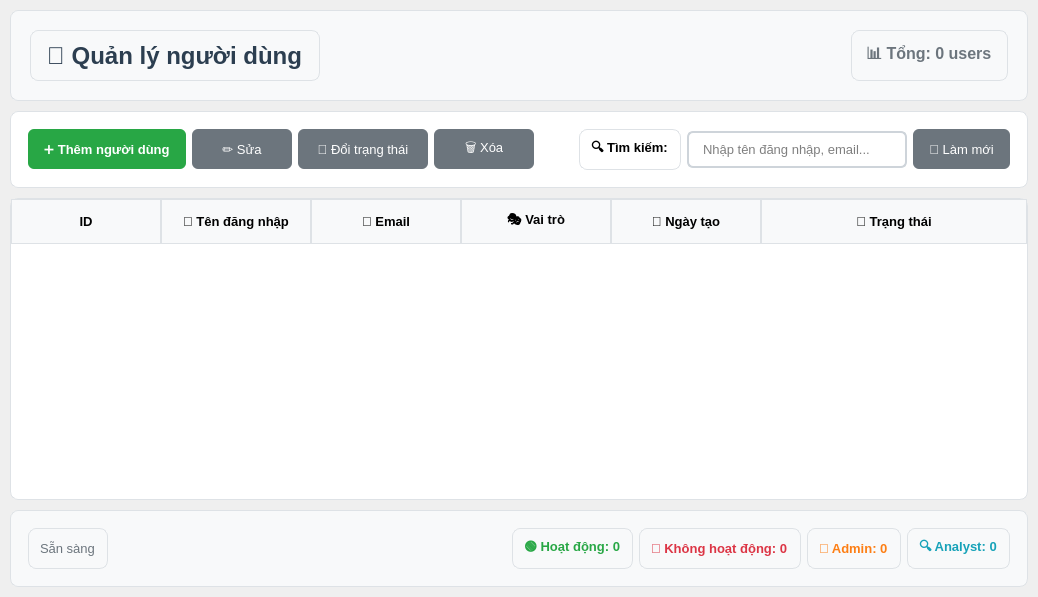
<?xml version="1.0" encoding="UTF-8"?>
<ui version="4.0">
 <class>Form</class>
 <widget class="QWidget" name="Form">
  <property name="geometry">
   <rect>
    <x>0</x>
    <y>0</y>
    <width>1038</width>
    <height>597</height>
   </rect>
  </property>
  <property name="font">
   <font>
    <pointsize>10</pointsize>
   </font>
  </property>
  <property name="windowTitle">
   <string>Quản lý người dùng</string>
  </property>
  <layout class="QVBoxLayout" name="mainLayout">
   <property name="spacing">
    <number>10</number>
   </property>
   <property name="leftMargin">
    <number>10</number>
   </property>
   <property name="topMargin">
    <number>10</number>
   </property>
   <property name="rightMargin">
    <number>10</number>
   </property>
   <property name="bottomMargin">
    <number>10</number>
   </property>
   <item>
    <widget class="QFrame" name="headerFrame">
     <property name="styleSheet">
      <string notr="true">QFrame {
    background-color: #f8f9fa;
    border: 1px solid #dee2e6;
    border-radius: 8px;
    padding: 10px;
}</string>
     </property>
     <property name="frameShape">
      <enum>QFrame::StyledPanel</enum>
     </property>
     <layout class="QHBoxLayout" name="headerLayout">
      <item>
       <widget class="QLabel" name="titleLabel">
        <property name="font">
         <font>
          <pointsize>18</pointsize>
          <weight>75</weight>
          <bold>true</bold>
         </font>
        </property>
        <property name="styleSheet">
         <string notr="true">color: #2c3e50;</string>
        </property>
        <property name="text">
         <string>👥 Quản lý người dùng</string>
        </property>
       </widget>
      </item>
      <item>
       <spacer name="headerSpacer">
        <property name="orientation">
         <enum>Qt::Horizontal</enum>
        </property>
        <property name="sizeHint" stdset="0">
         <size>
          <width>40</width>
          <height>20</height>
         </size>
        </property>
       </spacer>
      </item>
      <item>
       <widget class="QLabel" name="statsLabel">
        <property name="font">
         <font>
          <pointsize>12</pointsize>
          <weight>75</weight>
          <bold>true</bold>
         </font>
        </property>
        <property name="styleSheet">
         <string notr="true">color: #6c757d;</string>
        </property>
        <property name="text">
         <string>📊 Tổng: 0 users</string>
        </property>
       </widget>
      </item>
     </layout>
    </widget>
   </item>
   <item>
    <widget class="QFrame" name="toolbarFrame">
     <property name="styleSheet">
      <string notr="true">QFrame {
    background-color: #ffffff;
    border: 1px solid #dee2e6;
    border-radius: 8px;
    padding: 8px;
}</string>
     </property>
     <property name="frameShape">
      <enum>QFrame::StyledPanel</enum>
     </property>
     <layout class="QHBoxLayout" name="toolbarLayout">
      <item>
       <widget class="QPushButton" name="addUserBtn">
        <property name="minimumSize">
         <size>
          <width>140</width>
          <height>40</height>
         </size>
        </property>
        <property name="font">
         <font>
          <pointsize>10</pointsize>
          <weight>75</weight>
          <bold>true</bold>
         </font>
        </property>
        <property name="styleSheet">
         <string notr="true">QPushButton {
    background-color: #28a745;
    color: white;
    border: none;
    border-radius: 6px;
    padding: 8px 16px;
}
QPushButton:hover {
    background-color: #218838;
}
QPushButton:pressed {
    background-color: #1e7e34;
}</string>
        </property>
        <property name="text">
         <string>➕ Thêm người dùng</string>
        </property>
       </widget>
      </item>
      <item>
       <widget class="QPushButton" name="editUserBtn">
        <property name="enabled">
         <bool>false</bool>
        </property>
        <property name="minimumSize">
         <size>
          <width>100</width>
          <height>40</height>
         </size>
        </property>
        <property name="font">
         <font>
          <pointsize>10</pointsize>
         </font>
        </property>
        <property name="styleSheet">
         <string notr="true">QPushButton {
    background-color: #007bff;
    color: white;
    border: none;
    border-radius: 6px;
    padding: 8px 16px;
}
QPushButton:hover {
    background-color: #0056b3;
}
QPushButton:disabled {
    background-color: #6c757d;
    color: #ffffff;
}</string>
        </property>
        <property name="text">
         <string>✏️ Sửa</string>
        </property>
       </widget>
      </item>
      <item>
       <widget class="QPushButton" name="toggleStatusBtn">
        <property name="enabled">
         <bool>false</bool>
        </property>
        <property name="minimumSize">
         <size>
          <width>130</width>
          <height>40</height>
         </size>
        </property>
        <property name="font">
         <font>
          <pointsize>10</pointsize>
         </font>
        </property>
        <property name="styleSheet">
         <string notr="true">QPushButton {
    background-color: #ffc107;
    color: #212529;
    border: none;
    border-radius: 6px;
    padding: 8px 16px;
}
QPushButton:hover {
    background-color: #e0a800;
}
QPushButton:disabled {
    background-color: #6c757d;
    color: #ffffff;
}</string>
        </property>
        <property name="text">
         <string>🔄 Đổi trạng thái</string>
        </property>
       </widget>
      </item>
      <item>
       <widget class="QPushButton" name="deleteUserBtn">
        <property name="enabled">
         <bool>false</bool>
        </property>
        <property name="minimumSize">
         <size>
          <width>100</width>
          <height>40</height>
         </size>
        </property>
        <property name="font">
         <font>
          <pointsize>10</pointsize>
         </font>
        </property>
        <property name="styleSheet">
         <string notr="true">QPushButton {
    background-color: #dc3545;
    color: white;
    border: none;
    border-radius: 6px;
    padding: 8px 16px;
}
QPushButton:hover {
    background-color: #c82333;
}
QPushButton:disabled {
    background-color: #6c757d;
    color: #ffffff;
}</string>
        </property>
        <property name="text">
         <string>🗑️ Xóa</string>
        </property>
       </widget>
      </item>
      <item>
       <spacer name="toolbarSpacer">
        <property name="orientation">
         <enum>Qt::Horizontal</enum>
        </property>
        <property name="sizeHint" stdset="0">
         <size>
          <width>40</width>
          <height>20</height>
         </size>
        </property>
       </spacer>
      </item>
      <item>
       <widget class="QLabel" name="searchLabel">
        <property name="font">
         <font>
          <pointsize>10</pointsize>
          <weight>75</weight>
          <bold>true</bold>
         </font>
        </property>
        <property name="text">
         <string>🔍 Tìm kiếm:</string>
        </property>
       </widget>
      </item>
      <item>
       <widget class="QLineEdit" name="searchEdit">
        <property name="minimumSize">
         <size>
          <width>220</width>
          <height>35</height>
         </size>
        </property>
        <property name="font">
         <font>
          <pointsize>10</pointsize>
         </font>
        </property>
        <property name="styleSheet">
         <string notr="true">QLineEdit {
    border: 2px solid #ced4da;
    border-radius: 6px;
    padding: 8px 12px;
    background-color: #ffffff;
}
QLineEdit:focus {
    border-color: #007bff;
    outline: none;
}</string>
        </property>
        <property name="placeholderText">
         <string>Nhập tên đăng nhập, email...</string>
        </property>
       </widget>
      </item>
      <item>
       <widget class="QPushButton" name="refreshBtn">
        <property name="minimumSize">
         <size>
          <width>90</width>
          <height>40</height>
         </size>
        </property>
        <property name="font">
         <font>
          <pointsize>10</pointsize>
         </font>
        </property>
        <property name="styleSheet">
         <string notr="true">QPushButton {
    background-color: #6c757d;
    color: white;
    border: none;
    border-radius: 6px;
    padding: 8px 16px;
}
QPushButton:hover {
    background-color: #545b62;
}</string>
        </property>
        <property name="text">
         <string>🔄 Làm mới</string>
        </property>
       </widget>
      </item>
     </layout>
    </widget>
   </item>
   <item>
    <widget class="QTableWidget" name="usersTable">
     <property name="styleSheet">
      <string notr="true">QTableWidget {
    border: 1px solid #dee2e6;
    border-radius: 8px;
    background-color: #ffffff;
    gridline-color: #dee2e6;
}
QTableWidget::item {
    padding: 8px;
    border-bottom: 1px solid #dee2e6;
}
QTableWidget::item:selected {
    background-color: #007bff;
    color: white;
}
QHeaderView::section {
    background-color: #f8f9fa;
    border: 1px solid #dee2e6;
    padding: 8px;
    font-weight: bold;
}</string>
     </property>
     <property name="alternatingRowColors">
      <bool>true</bool>
     </property>
     <property name="selectionBehavior">
      <enum>QAbstractItemView::SelectRows</enum>
     </property>
     <property name="sortingEnabled">
      <bool>true</bool>
     </property>
     <property name="columnCount">
      <number>6</number>
     </property>
     <attribute name="horizontalHeaderCascadingSectionResizes">
      <bool>false</bool>
     </attribute>
     <attribute name="horizontalHeaderDefaultSectionSize">
      <number>150</number>
     </attribute>
     <attribute name="horizontalHeaderStretchLastSection">
      <bool>true</bool>
     </attribute>
     <column>
      <property name="text">
       <string>ID</string>
      </property>
     </column>
     <column>
      <property name="text">
       <string>👤 Tên đăng nhập</string>
      </property>
     </column>
     <column>
      <property name="text">
       <string>📧 Email</string>
      </property>
     </column>
     <column>
      <property name="text">
       <string>🎭 Vai trò</string>
      </property>
     </column>
     <column>
      <property name="text">
       <string>📅 Ngày tạo</string>
      </property>
     </column>
     <column>
      <property name="text">
       <string>🔘 Trạng thái</string>
      </property>
     </column>
    </widget>
   </item>
   <item>
    <widget class="QFrame" name="statusFrame">
     <property name="styleSheet">
      <string notr="true">QFrame {
    background-color: #f8f9fa;
    border: 1px solid #dee2e6;
    border-radius: 8px;
    padding: 8px;
}</string>
     </property>
     <property name="frameShape">
      <enum>QFrame::StyledPanel</enum>
     </property>
     <layout class="QHBoxLayout" name="statusLayout">
      <item>
       <widget class="QLabel" name="statusLabel">
        <property name="font">
         <font>
          <pointsize>10</pointsize>
         </font>
        </property>
        <property name="styleSheet">
         <string notr="true">color: #6c757d;</string>
        </property>
        <property name="text">
         <string>Sẵn sàng</string>
        </property>
       </widget>
      </item>
      <item>
       <spacer name="statusSpacer">
        <property name="orientation">
         <enum>Qt::Horizontal</enum>
        </property>
        <property name="sizeHint" stdset="0">
         <size>
          <width>40</width>
          <height>20</height>
         </size>
        </property>
       </spacer>
      </item>
      <item>
       <widget class="QLabel" name="activeUsersLabel">
        <property name="font">
         <font>
          <pointsize>10</pointsize>
          <weight>75</weight>
          <bold>true</bold>
         </font>
        </property>
        <property name="styleSheet">
         <string notr="true">color: #28a745;</string>
        </property>
        <property name="text">
         <string>🟢 Hoạt động: 0</string>
        </property>
       </widget>
      </item>
      <item>
       <widget class="QLabel" name="inactiveUsersLabel">
        <property name="font">
         <font>
          <pointsize>10</pointsize>
          <weight>75</weight>
          <bold>true</bold>
         </font>
        </property>
        <property name="styleSheet">
         <string notr="true">color: #dc3545;</string>
        </property>
        <property name="text">
         <string>🔴 Không hoạt động: 0</string>
        </property>
       </widget>
      </item>
      <item>
       <widget class="QLabel" name="adminUsersLabel">
        <property name="font">
         <font>
          <pointsize>10</pointsize>
          <weight>75</weight>
          <bold>true</bold>
         </font>
        </property>
        <property name="styleSheet">
         <string notr="true">color: #fd7e14;</string>
        </property>
        <property name="text">
         <string>👑 Admin: 0</string>
        </property>
       </widget>
      </item>
      <item>
       <widget class="QLabel" name="analystUsersLabel">
        <property name="font">
         <font>
          <pointsize>10</pointsize>
          <weight>75</weight>
          <bold>true</bold>
         </font>
        </property>
        <property name="styleSheet">
         <string notr="true">color: #17a2b8;</string>
        </property>
        <property name="text">
         <string>🔍 Analyst: 0</string>
        </property>
       </widget>
      </item>
     </layout>
    </widget>
   </item>
  </layout>
 </widget>
 <resources/>
 <connections/>
</ui>
